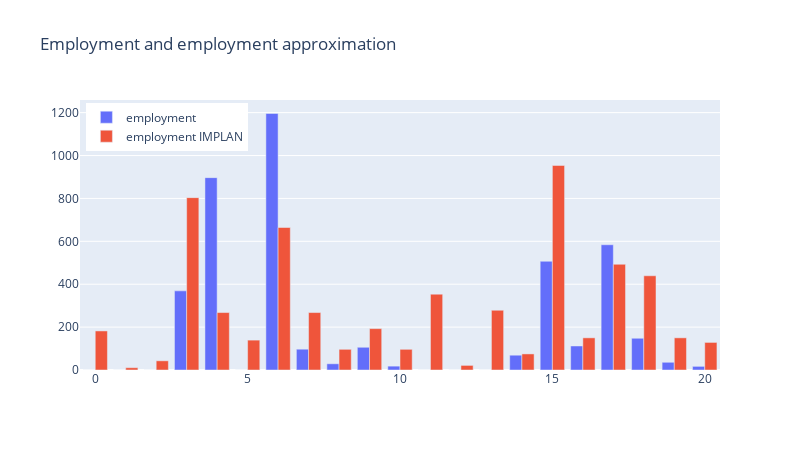

Source (notebook cell):
### Code cell
fig = go.Figure()
fig.add_trace(
    go.Bar(
        y = employment,
        name = 'employment'
    )
)
fig.add_trace(
    go.Bar(
        y = employment_implan,
        name = 'employment IMPLAN'
    )
)
fig.update_layout(
    title='Employment and employment approximation',
    width=800,
    height=450,
    legend=dict(
                y=0.99,
                x=0.01
                )
)

### Figure 1 — Plotly figure (JSON) as saved in the notebook; plotly's stock layout.template omitted (floating-point values rounded to 4 significant figures)
{"data": [{"name": "employment", "type": "bar", "y": [0, 0, 0, 369, 897, 0, 1196, 97, 29, 106, 18, 0, 0, 0, 69, 507, 112, 584, 148, 36, 17]}, {"name": "employment IMPLAN", "type": "bar", "y": [182.2, 10.72, 42.86, 803.7, 267.9, 139.3, 664.4, 267.9, 96.44, 192.9, 96.44, 353.6, 21.43, 278.6, 75.01, 953.7, 150.0, 492.9, 439.4, 150.0, 128.6]}], "layout": {"height": 450, "legend": {"x": 0.01, "y": 0.99}, "title": {"text": "Employment and employment approximation"}, "width": 800}}
